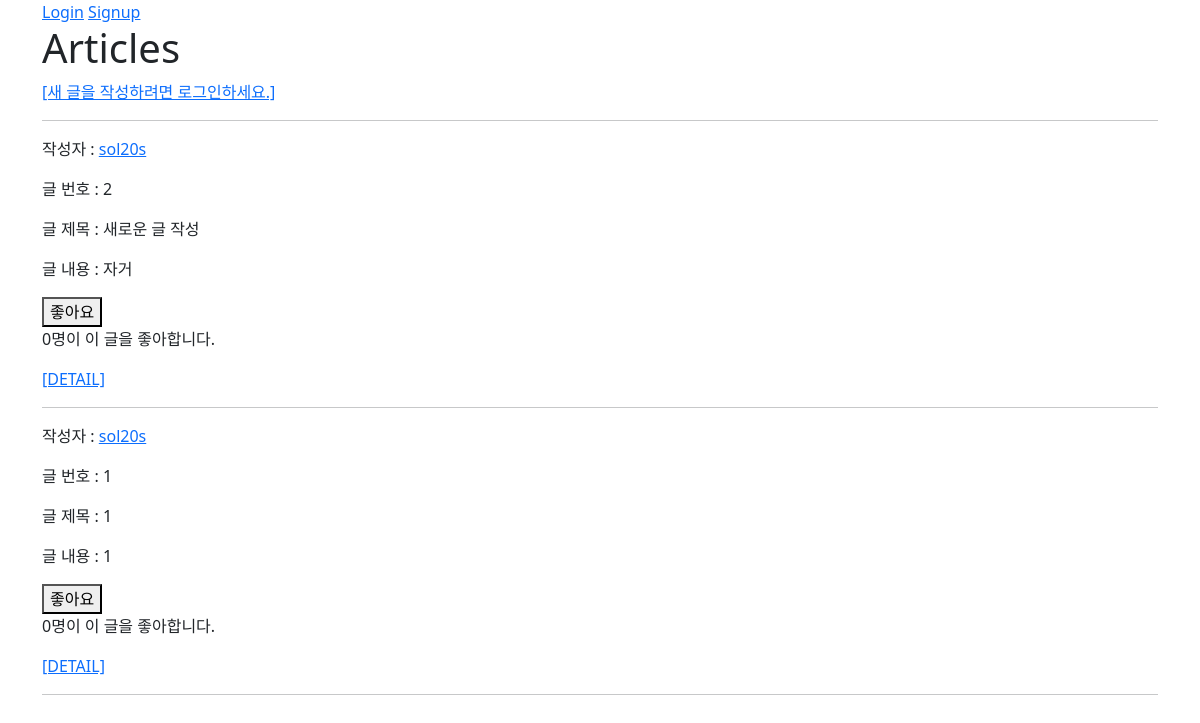
The app's page /articles/ with its own data.
### articles/models.py (models this page shows, shortened)
class Article(models.Model):
    user = models.ForeignKey(settings.AUTH_USER_MODEL, on_delete=models.CASCADE)
    like_users = models.ManyToManyField(settings.AUTH_USER_MODEL, related_name='like_articles')
    title = models.CharField(max_length=10)
    content = models.TextField()
    created_at = models.DateTimeField(auto_now_add=True)
    updated_at = models.DateTimeField(auto_now=True)

### accounts/models.py (models this page shows)
class User(AbstractUser):
    followings = models.ManyToManyField('self', symmetrical=False, related_name='followers')

### articles/views.py (the view)
# urls.py: path('', views.index, name='index'),
@require_safe
def index(request):
    articles = Article.objects.order_by('-pk')
    context = {
        'articles': articles,
    }
    return render(request, 'articles/index.html', context)

### articles/templates/articles/index.html (shortened to what this page needs)
{% extends 'base.html' %}
{% block content %}
  <h1>Articles</h1>
  {% if request.user.is_authenticated %}
    <a href="{% url 'articles:create' %}">[CREATE]</a>
  {% else %}
    <a href="{% url 'accounts:login' %}">[새 글을 작성하려면 로그인하세요.]</a>
  {% endif %}
  <hr>
  {% for article in articles %}
    <p>작성자 :
      <a href="{% url 'accounts:profile' article.user.username %}">{{ article.user }}</a>
    </p>
    <p>글 번호 : {{ article.pk }}</p>
    <p>글 제목 : {{ article.title }}</p>
    <p>글 내용 : {{ article.content }}</p>
    <div>
      <form class="like-form" data-article-id="{{ article.pk }}">
        {% if user in article.like_users.all %}
          <button id="like-button-{{ article.pk }}">좋아요 취소</button>
        {% else %}
          <button id="like-button-{{ article.pk }}">좋아요</button>
        {% endif %}
      </form>
      <p>
        <span id="like-count-{{ article.pk }}">{{ article.like_users.all|length }}</span>명이 이 글을 좋아합니다.
      </p>
    </div>
    <a href="{% url 'articles:detail' article.pk %}">[DETAIL]</a>
    <hr>
  {% endfor %}
{% endblock content %}

### templates/base.html (shortened to what this page needs)
<!DOCTYPE html>
<html lang="en">
<head>
  <link href="https://cdn.jsdelivr.net/npm/bootstrap@5.1.0/dist/css/bootstrap.min.css" rel="stylesheet">
</head>
<body>
  <div class="container">
    {% if request.user.is_authenticated %}
      <h3>Hello, {{ user.username }}</h3>
      <a href="{% url 'accounts:profile' user.username %}">내 프로필</a>
      <a href="{% url 'accounts:update' %}">회원정보수정</a>
      <form action="{% url 'accounts:logout' %}" method="POST">
        {% csrf_token %}
        <input type="submit" value="Logout">
      </form>
      <form action="{% url 'accounts:delete' %}" method="POST">
        {% csrf_token %}
        <input type="submit" value="회원탈퇴">
      </form>
    {% else %}
      <a href="{% url 'accounts:login' %}">Login</a>
      <a href="{% url 'accounts:signup' %}">Signup</a>
    {% endif %}
    {% block content %}
    {% endblock content %}
  </div>
</body>
</html>

### records on screen
Article: user "sol20s", pk "2", title "새로운 글 작성", content "자거", like_users.all|length "0"
Article: user "sol20s", pk "1", title "1", content "1", like_users.all|length "0"
